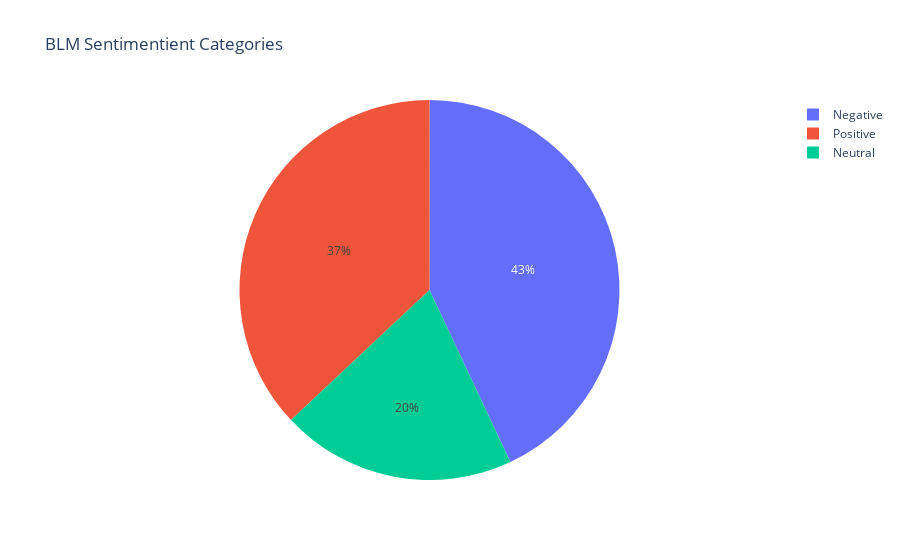

Source (notebook cell):
### Code cell
df_pie_blm = df[df['hashtag'] == '#blm']

pos_num_blm = df_pie_blm[df_pie_blm['sentiment_category'] == 'positive']['sentiment_score'].count().astype(str)
neg_num_blm = df_pie_blm[df_pie_blm['sentiment_category'] == 'negative']['sentiment_score'].count().astype(str)
neu_num_blm = df_pie_blm[df_pie_blm['sentiment_category'] == 'neutral']['sentiment_score'].count().astype(str)

scores = [pos_num_blm, neg_num_blm, neu_num_blm]
print(scores)
fig = px.pie(df_pie_blm, values=[pos_num_blm, neg_num_blm, neu_num_blm], names= ['Positive', 'Negative', 'Neutral'], title='BLM Sentimentient Categories')
fig.show()

### Figure 1 — Plotly figure (JSON) as saved in the notebook; plotly's stock layout.template omitted (floating-point values rounded to 4 significant figures)
{"data": [{"domain": {"x": [0, 1], "y": [0, 1]}, "hovertemplate": "label=%{label}<br>value=%{value}<extra></extra>", "labels": ["Positive", "Negative", "Neutral"], "legendgroup": "", "name": "", "showlegend": true, "type": "pie", "values": ["37", "43", "20"]}], "layout": {"legend": {"tracegroupgap": 0}, "title": {"text": "BLM Sentimentient Categories"}}}
